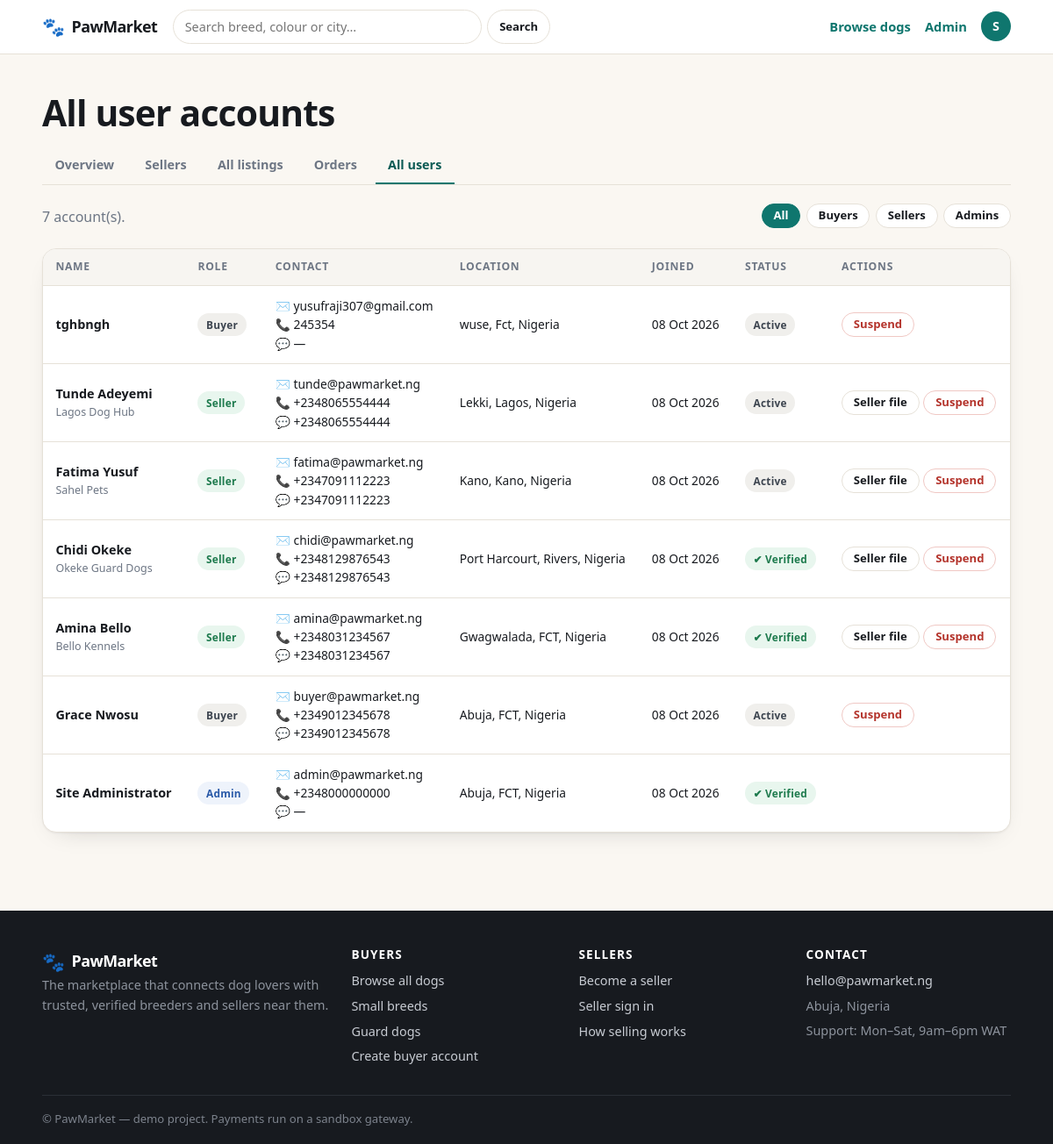
Page /admin/users (signed in) on the committed database.
### app/models.py (models this page shows, shortened)
class User(UserMixin, db.Model):
    __tablename__ = "users"
    id = db.Column(db.Integer, primary_key=True)
    full_name = db.Column(db.String(120), nullable=False)
    email = db.Column(db.String(160), unique=True, nullable=False, index=True)
    phone = db.Column(db.String(40))
    whatsapp = db.Column(db.String(40))
    password_hash = db.Column(db.String(255), nullable=False)
    role = db.Column(db.String(20), nullable=False, default="buyer")
    business_name = db.Column(db.String(160))
    bio = db.Column(db.Text)
    country = db.Column(db.String(80), default="Nigeria")
    state = db.Column(db.String(80))
    city = db.Column(db.String(80))
    address = db.Column(db.String(200))
    avatar = db.Column(db.String(200))
    is_verified = db.Column(db.Boolean, default=False)   # admin-controlled badge
    is_active_user = db.Column(db.Boolean, default=True)  # admin can suspend
    created_at = db.Column(db.DateTime, default=datetime.utcnow)
    dogs = db.relationship("Dog", backref="seller", lazy="dynamic",
                           cascade="all, delete-orphan", foreign_keys="Dog.seller_id")
    favorites = db.relationship("Favorite", backref="user", lazy="dynamic",
                                cascade="all, delete-orphan")
    orders = db.relationship("Order", backref="buyer", lazy="dynamic",
                             foreign_keys="Order.buyer_id",
                             cascade="all, delete-orphan")
    @property
    def is_active(self):  # Flask-Login uses this to block suspended accounts
        return self.is_active_user
    @property
    def is_admin(self):
        return self.role == "admin"
    @property
    def is_seller(self):
        return self.role == "seller"
    @property
    def is_buyer(self):
        return self.role == "buyer"
    @property
    def location(self):
        parts = [p for p in (self.city, self.state, self.country) if p]
        return ", ".join(parts) if parts else "Location not provided"

### app/admin.py (the view)
@admin_bp.route("/users")
@role_required("admin")
def users():
    role = request.args.get("role")
    q = User.query
    if role in ("buyer", "seller", "admin"):
        q = q.filter(User.role == role)
    rows = q.order_by(User.created_at.desc()).all()
    return render_template("admin/users.html", users=rows, role=role)

### app/helpers.py (called while the page is built)
def role_required(*roles):
    def decorator(view):
        @wraps(view)
        def wrapped(*args, **kwargs):
            if not current_user.is_authenticated:
                flash("Please sign in to continue.", "info")
                return redirect(url_for("auth.login"))
            if current_user.role not in roles:
                abort(403)
            return view(*args, **kwargs)
        return wrapped
    return decorator

### app/models.py (called while the page is built)
@login_manager.user_loader
def load_user(user_id):
    return db.session.get(User, int(user_id))

### templates/admin/users.html (shortened to what this page needs)
{% extends "base.html" %}
{% block content %}
<section>
  <div class="container">
    <h1>All user accounts</h1>
    {% include "admin/_admin_nav.html" %}
    <div class="section-head mt-2">
      <p class="muted" style="margin:0">{{ users|length }} account(s){% if role %} — role: {{ role }}{% endif %}.</p>
      <div style="display:flex;gap:.4rem;flex-wrap:wrap">
        <a class="btn btn-sm {{ 'btn-primary' if not role }}" href="{{ url_for('admin.users') }}">All</a>
        {% for r in ['buyer','seller','admin'] %}
          <a class="btn btn-sm {{ 'btn-primary' if role == r }}" href="{{ url_for('admin.users', role=r) }}">{{ r|capitalize }}s</a>
        {% endfor %}
      </div>
    </div>
    <div class="table-wrap">
      <table>
        <thead>
          <tr><th>Name</th><th>Role</th><th>Contact</th><th>Location</th><th>Joined</th><th>Status</th><th>Actions</th></tr>
        </thead>
        <tbody>
          {% for u in users %}
            <tr>
              <td><strong>{{ u.full_name }}</strong>{% if u.business_name %}<div class="muted tiny">{{ u.business_name }}</div>{% endif %}</td>
              <td><span class="badge {{ 'badge-info' if u.is_admin else 'badge-ok' if u.is_seller else 'badge-grey' }}">{{ u.role|capitalize }}</span></td>
              <td class="small">✉️ {{ u.email }}<br>📞 {{ u.phone or '—' }}<br>💬 {{ u.whatsapp or '—' }}</td>
              <td class="small">{{ u.location }}</td>
              <td class="small">{{ u.created_at.strftime('%d %b %Y') }}</td>
              <td>
                {% if not u.is_active_user %}<span class="badge badge-red">Suspended</span>
                {% elif u.is_verified %}<span class="badge badge-ok">✔ Verified</span>
                {% else %}<span class="badge badge-grey">Active</span>{% endif %}
              </td>
              <td>
                <div style="display:flex;gap:.3rem;flex-wrap:wrap">
                  {% if u.is_seller %}
                    <a class="btn btn-sm" href="{{ url_for('admin.seller_detail', seller_id=u.id) }}">Seller file</a>
                  {% endif %}
                  {% if not u.is_admin %}
                    <form method="post" action="{{ url_for('admin.toggle_suspend', user_id=u.id) }}">
                      <button class="btn btn-sm {{ 'btn-danger' if u.is_active_user else '' }}" type="submit">
                        {{ 'Suspend' if u.is_active_user else 'Reactivate' }}</button>
                    </form>
                  {% endif %}
                </div>
              </td>
            </tr>
          {% endfor %}
        </tbody>
      </table>
    </div>
  </div>
</section>
{% endblock %}

### templates/base.html (shortened to what this page needs)
<!DOCTYPE html>
<html lang="en">
<head>
  <link rel="stylesheet" href="{{ url_for('static', filename='css/app.css') }}">
</head>
<body>
<header class="nav">
  <div class="container nav-inner">
    <a class="brand" href="{{ url_for('main.home') }}">
      <span class="brand-mark">🐾</span>
      <span class="brand-text">{{ SITE_NAME }}</span>
    </a>
    <form class="nav-search" action="{{ url_for('main.browse') }}" method="get">
      <input type="search" name="q" placeholder="Search breed, colour or city…"
             value="{{ request.args.get('q','') if request.endpoint == 'main.browse' else '' }}">
      <button class="btn btn-sm" type="submit">Search</button>
    </form>
    <nav class="nav-links">
      <a href="{{ url_for('main.browse') }}">Browse dogs</a>
      {% if current_user.is_authenticated %}
        {% if current_user.is_admin %}
          <a href="{{ url_for('admin.dashboard') }}">Admin</a>
        {% elif current_user.is_seller %}
          <a href="{{ url_for('seller.dashboard') }}">Seller dashboard</a>
        {% else %}
          <a href="{{ url_for('main.buyer_dashboard') }}">My dashboard</a>
        {% endif %}
        <div class="user-menu">
          <span class="avatar avatar-sm">
            {% if current_user.avatar %}
              <img src="{{ url_for('static', filename='uploads/' + current_user.avatar) }}" alt="">
            {% else %}{{ current_user.full_name[0]|upper }}{% endif %}
          </span>
        </div>
      {% else %}
        <a href="{{ url_for('auth.login') }}">Sign in</a>
        <a class="btn btn-sm btn-primary" href="{{ url_for('auth.register', role='seller') }}">Sell a dog</a>
      {% endif %}
    </nav>
  </div>
</header>
<main>
  {% block content %}{% endblock %}
</main>
<footer class="footer">
  <div class="container footer-grid">
    <div>
      <div class="brand brand-light"><span class="brand-mark">🐾</span> {{ SITE_NAME }}</div>
      <p class="muted-light">The marketplace that connects dog lovers with trusted, verified
        breeders and sellers near them.</p>
    </div>
    <div>
      <h4>Buyers</h4>
      <a href="{{ url_for('main.browse') }}">Browse all dogs</a>
      <a href="{{ url_for('main.browse', size='Small') }}">Small breeds</a>
      <a href="{{ url_for('main.browse', size='Giant') }}">Guard dogs</a>
      <a href="{{ url_for('auth.register', role='buyer') }}">Create buyer account</a>
    </div>
    <div>
      <h4>Sellers</h4>
      <a href="{{ url_for('auth.register', role='seller') }}">Become a seller</a>
      <a href="{{ url_for('auth.login') }}">Seller sign in</a>
      <a href="{{ url_for('main.home') }}#how">How selling works</a>
    </div>
    <div>
      <h4>Contact</h4>
      <a href="mailto:{{ CONTACT_EMAIL }}">{{ CONTACT_EMAIL }}</a>
      <span class="muted-light">Abuja, Nigeria</span>
      <span class="muted-light">Support: Mon–Sat, 9am–6pm WAT</span>
    </div>
  </div>
  <div class="container footer-bottom">
    <span>© {{ SITE_NAME }} — demo project. Payments run on a sandbox gateway.</span>
  </div>
</footer>
</body>
</html>

### static/css/app.css (style rules this page uses)
:root { --ink:#171a1f; --ink-2:#3d4550; --muted:#6d7684; --line:#e6e1d8; --cream:#faf7f2; --card:#ffffff; --brand:#0f766e; --brand-dark:#0b5a54; --brand-tint:#e6f2f0; --accent:#e08b2c; --accent-tint:#fdf1e0; --danger:#b4342c; --danger-tint:#fdeceb; --ok:#1d7a4d; --ok-tint:#e8f6ee; --info-tint:#eef3fb; --info:#2a5aa8; --radius:16px; --radius-sm:10px; --shadow:0 1px 2px rgba(23,26,31,.05), 0 10px 28px -18px rgba(23,26,31,.28); --shadow-lg:0 18px 50px -24px rgba(23,26,31,.42); }
* { box-sizing:border-box }
html,body { margin:0;padding:0 }
body { font-family:"Segoe UI",system-ui,-apple-system,"Helvetica Neue",Arial,sans-serif; color:var(--ink);background:var(--cream);line-height:1.55;-webkit-font-smoothing:antialiased; }
a { color:var(--brand);text-decoration:none }
h1,h2,h3,h4 { margin:0 0 .4em;line-height:1.18;letter-spacing:-.02em }
h1 { font-size:clamp(1.9rem,3.4vw,2.9rem) }
p { margin:0 0 1em }
.container { width:min(1180px,92vw);margin:0 auto }
.muted { color:var(--muted) }
.small { font-size:.86rem }
.tiny { font-size:.78rem }
.mt-2 { margin-top:1rem }
section { padding:2.6rem 0 }
.section-head { display:flex;justify-content:space-between;align-items:flex-end;gap:1rem;margin-bottom:1.4rem;flex-wrap:wrap }
.nav { position:sticky;top:0;z-index:50;background:rgba(255,255,255,.94); backdrop-filter:blur(10px);border-bottom:1px solid var(--line) }
.nav-inner { display:flex;align-items:center;gap:1.1rem;padding:.7rem 0 }
.brand { display:flex;align-items:center;gap:.5rem;font-weight:800;font-size:1.12rem; color:var(--ink);letter-spacing:-.03em }
.brand-mark { font-size:1.3rem }
.brand-light { color:#fff }
.nav-search { display:flex;gap:.4rem;flex:1;max-width:430px }
.nav-search input { flex:1;padding:.55rem .8rem;border:1px solid var(--line);border-radius:999px; background:#fff;font-size:.9rem }
.nav-links { display:flex;align-items:center;gap:1rem;margin-left:auto;font-weight:600;font-size:.92rem }
.user-menu { position:relative;display:flex;align-items:center;gap:.5rem;cursor:pointer }
.avatar { display:inline-flex;align-items:center;justify-content:center;border-radius:50%; background:var(--brand);color:#fff;font-weight:700;overflow:hidden }
.avatar-sm { width:34px;height:34px;font-size:.9rem }
.btn { display:inline-flex;align-items:center;justify-content:center;gap:.45rem;cursor:pointer; border:1px solid var(--line);background:#fff;color:var(--ink);font-weight:650;font-size:.92rem; padding:.62rem 1.05rem;border-radius:999px;transition:.16s;font-family:inherit;line-height:1 }
.btn-primary { background:var(--brand);border-color:var(--brand);color:#fff }
.btn-danger { background:#fff;border-color:#f0c8c4;color:var(--danger) }
.btn-sm { padding:.42rem .8rem;font-size:.82rem }
.badge { display:inline-flex;align-items:center;gap:.3rem;padding:.24rem .6rem;border-radius:999px; font-size:.74rem;font-weight:700;letter-spacing:.02em;background:var(--brand-tint);color:var(--brand-dark) }
.badge-ok { background:var(--ok-tint);color:var(--ok) }
.badge-grey { background:#f0efec;color:var(--ink-2) }
.badge-info { background:var(--info-tint);color:var(--info) }
input,select,textarea { width:100%;font-family:inherit;font-size:.93rem;padding:.62rem .75rem; border:1px solid var(--line);border-radius:var(--radius-sm);background:#fff;color:var(--ink) }
.table-wrap { overflow-x:auto;background:#fff;border:1px solid var(--line);border-radius:var(--radius); box-shadow:var(--shadow) }
table { width:100%;border-collapse:collapse;font-size:.9rem }
th { text-align:left;padding:.7rem .9rem;background:#f7f5f1;font-size:.76rem;text-transform:uppercase; letter-spacing:.06em;color:var(--muted);white-space:nowrap }
td { padding:.75rem .9rem;border-top:1px solid var(--line);vertical-align:middle }
.footer { background:var(--ink);color:#c8ccd3;margin-top:3rem;padding:2.6rem 0 1.2rem;font-size:.9rem }
.footer h4 { color:#fff;font-size:.85rem;text-transform:uppercase;letter-spacing:.08em;margin-bottom:.7rem }
.footer a { display:block;color:#c8ccd3;margin-bottom:.4rem }
.footer-grid { display:grid;grid-template-columns:1.4fr 1fr 1fr 1fr;gap:1.6rem }
.muted-light { color:#8d939d;display:block;margin-bottom:.35rem }
.footer-bottom { border-top:1px solid #2b2f36;margin-top:1.6rem;padding-top:1rem;color:#7d838d;font-size:.82rem }

### rows in the picture
User: full_name "S", full_name "Site Administrator", role "Admin", email "admin@pawmarket.ng", phone "+2348000000000", whatsapp "—", location "Abuja, FCT, Nigeria", created_at "08 Oct 2026", is_active_user "✔ Verified"
User: full_name "tghbngh", role "Buyer", email "yusufraji307@gmail.com", phone "245354", whatsapp "—", location "wuse, Fct, Nigeria", created_at "08 Oct 2026", is_verified "Active", is_active_user "Suspend"
User: full_name "Tunde Adeyemi", business_name "Lagos Dog Hub", role "Seller", email "tunde@pawmarket.ng", phone "+2348065554444", whatsapp "+2348065554444", location "Lekki, Lagos, Nigeria", created_at "08 Oct 2026", is_verified "Active", is_active_user "Suspend"
User: full_name "Fatima Yusuf", business_name "Sahel Pets", role "Seller", email "fatima@pawmarket.ng", phone "+2347091112223", whatsapp "+2347091112223", location "Kano, Kano, Nigeria", created_at "08 Oct 2026", is_verified "Active", is_active_user "Suspend"
User: full_name "Chidi Okeke", business_name "Okeke Guard Dogs", role "Seller", email "chidi@pawmarket.ng", phone "+2348129876543", whatsapp "+2348129876543", location "Port Harcourt, Rivers, Nigeria", created_at "08 Oct 2026", is_verified "✔ Verified", is_active_user "Suspend"
User: full_name "Amina Bello", business_name "Bello Kennels", role "Seller", email "amina@pawmarket.ng", phone "+2348031234567", whatsapp "+2348031234567", location "Gwagwalada, FCT, Nigeria", created_at "08 Oct 2026", is_verified "✔ Verified", is_active_user "Suspend"
User: full_name "Grace Nwosu", role "Buyer", email "buyer@pawmarket.ng", phone "+2349012345678", whatsapp "+2349012345678", location "Abuja, FCT, Nigeria", created_at "08 Oct 2026", is_verified "Active", is_active_user "Suspend"

### other values in the picture
{{ SITE_NAME }} "PawMarket"
{{ label }} "Overview" "Sellers" "All listings" "Orders" "All users"
{{ users|length }} "7"
{{ r|capitalize }} "Buyer" "Seller" "Admin"
{{ CONTACT_EMAIL }} "hello@pawmarket.ng"
